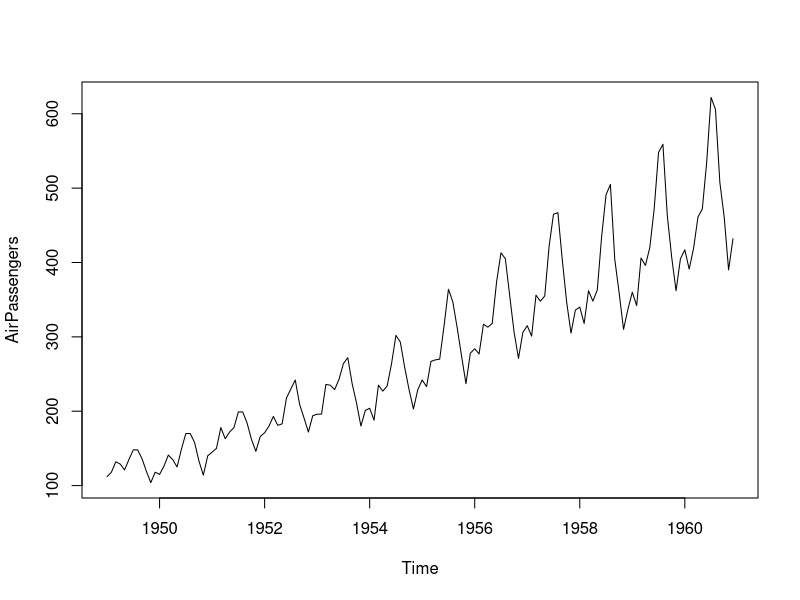
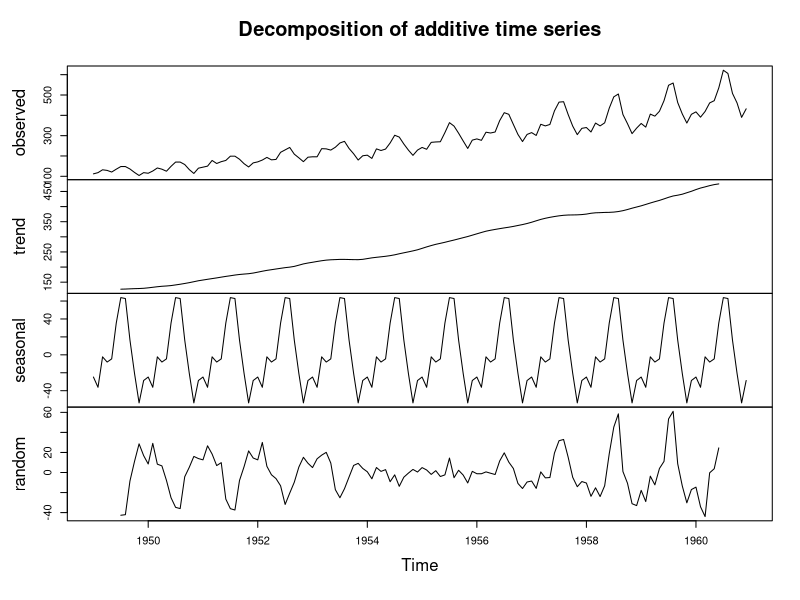

Reproduce these figures in R, in order.
#TASK1
data("AirPassengers")
AirPassengers
apmat <- matrix(AirPassengers, nrow=12,byrow=TRUE)
colnames(apmat) <- c("Janauary","February","March","April","May","June","July","August","September","October","November","December")
rownames(apmat) <- c("1949","1950","1951","1952","1953","1954","1955","1956","1957","1958","1959","1960")
max(apmat)
mnthname= which(apmat == max(apmat), arr.ind=TRUE)
cx = colnames(apmat)[mnthname[,2]]
rx = rownames(apmat)[mnthname[,1]]
cat("The most profitable month is",cx ,"with",max(apmat),"passengers.")
apmat2 <- apply(t(apmat),2,cumsum)
max(apmat2,12)
cat("The most profitable year is",rx ,"with",max(apmat2,12),"passengers.")
ts.plot(AirPassengers)

#TASK2
p=8000
for(i in 1:12)
{
  for(j in 1:12)
  {
    apmat3=apmat*p
  }
  p=p*1.1
}
colnames(apmat3) <- c("Janauary","February","March","April","May","June","July","August","September","October","November","December")
rownames(apmat3) <- c("1949","1950","1951","1952","1953","1954","1955","1956","1957","1958","1959","1960")
max(apmat3)
mnthname= which(apmat3 == max(apmat3), arr.ind=TRUE)
cz = colnames(apmat3)[mnthname[,2]]
rz = rownames(apmat3)[mnthname[,1]]
cat("The month ",cz ,"is with most revenue",max(apmat3))
apmat4 <- apply(t(apmat3),2,cumsum)
max(apmat4,12)
cat("The year ",rz ,"with most revenue",max(apmat4,12))
sum(apmat3)
cat("Total revenue is",sum(apmat3))

#TASK 3
plot(decompose(AirPassengers))
